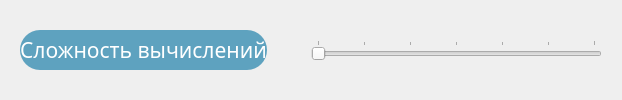
            <widget class="QWidget" name="tab_2">
             <attribute name="title">
              <string>Рассчет</string>
             </attribute>
             <layout class="QHBoxLayout" name="horizontalLayout_18">
              <item>
               <widget class="QWidget" name="widget_17" native="true">
                <property name="sizePolicy">
                 <sizepolicy hsizetype="Fixed" vsizetype="Preferred">
                  <horstretch>0</horstretch>
                  <verstretch>0</verstretch>
                 </sizepolicy>
                </property>
                <property name="minimumSize">
                 <size>
                  <width>600</width>
                  <height>0</height>
                 </size>
                </property>
                <layout class="QVBoxLayout" name="verticalLayout_9">
                 <item>
                  <layout class="QHBoxLayout" name="horizontalLayout_17">
                   <item>
                    <widget class="QLabel" name="label_10">
                     <property name="sizePolicy">
                      <sizepolicy hsizetype="Preferred" vsizetype="Fixed">
                       <horstretch>0</horstretch>
                       <verstretch>0</verstretch>
                      </sizepolicy>
                     </property>
                     <property name="minimumSize">
                      <size>
                       <width>0</width>
                       <height>40</height>
                      </size>
                     </property>
                     <property name="font">
                      <font>
                       <family>Optima</family>
                       <pointsize>16</pointsize>
                       <italic>false</italic>
                      </font>
                     </property>
                     <property name="styleSheet">
                      <string notr="true">QLabel {
     border: none;
	height: 40px;
     border-radius: 20px;
	background-color: #5EA2BF;
	color: white;
 }
QLabel:disabled
{
     border: none;
	background-color: rgb(122, 155, 176);
	color: rgb(194, 194, 194);
}</string>
                     </property>
                     <property name="text">
                      <string>Сложность вычислений</string>
                     </property>
                     <property name="alignment">
                      <set>Qt::AlignCenter</set>
                     </property>
                     <property name="margin">
                      <number>10</number>
                     </property>
                    </widget>
                   </item>
                   <item>
                    <widget class="QPushButton" name="info_9">
                     <property name="enabled">
                      <bool>true</bool>
                     </property>
                     <property name="sizePolicy">
                      <sizepolicy hsizetype="Fixed" vsizetype="Fixed">
                       <horstretch>0</horstretch>
                       <verstretch>0</verstretch>
                      </sizepolicy>
                     </property>
                     <property name="minimumSize">
                      <size>
                       <width>32</width>
                       <height>32</height>
                      </size>
                     </property>
                     <property name="maximumSize">
                      <size>
                       <width>32</width>
                       <height>32</height>
                      </size>
                     </property>
                     <property name="autoFillBackground">
                      <bool>false</bool>
                     </property>
                     <property name="styleSheet">
                      <string notr="true"> QPushButton {
     border: none;
	background-color: none;
 }</string>
                     </property>
                     <property name="text">
                      <string/>
                     </property>
                     <property name="icon">
                      <iconset resource="resources.qrc">
                       <normaloff>:/resources/info.svg</normaloff>:/resources/info.svg</iconset>
                     </property>
                     <property name="iconSize">
                      <size>
                       <width>32</width>
                       <height>32</height>
                      </size>
                     </property>
                    </widget>
                   </item>
                   <item>
                    <widget class="QSlider" name="horizontalSlider">
                     <property name="minimum">
                      <number>6</number>
                     </property>
                     <property name="maximum">
                      <number>12</number>
                     </property>
                     <property name="pageStep">
                      <number>1</number>
                     </property>
                     <property name="orientation">
                      <enum>Qt::Horizontal</enum>
                     </property>
                     <property name="invertedAppearance">
                      <bool>false</bool>
                     </property>
                     <property name="tickPosition">
                      <enum>QSlider::TicksAbove</enum>
                     </property>
                    </widget>
                   </item>
                  </layout>
                 </item>
                </layout>
               </widget>
              </item>
             </layout>
            </widget>
